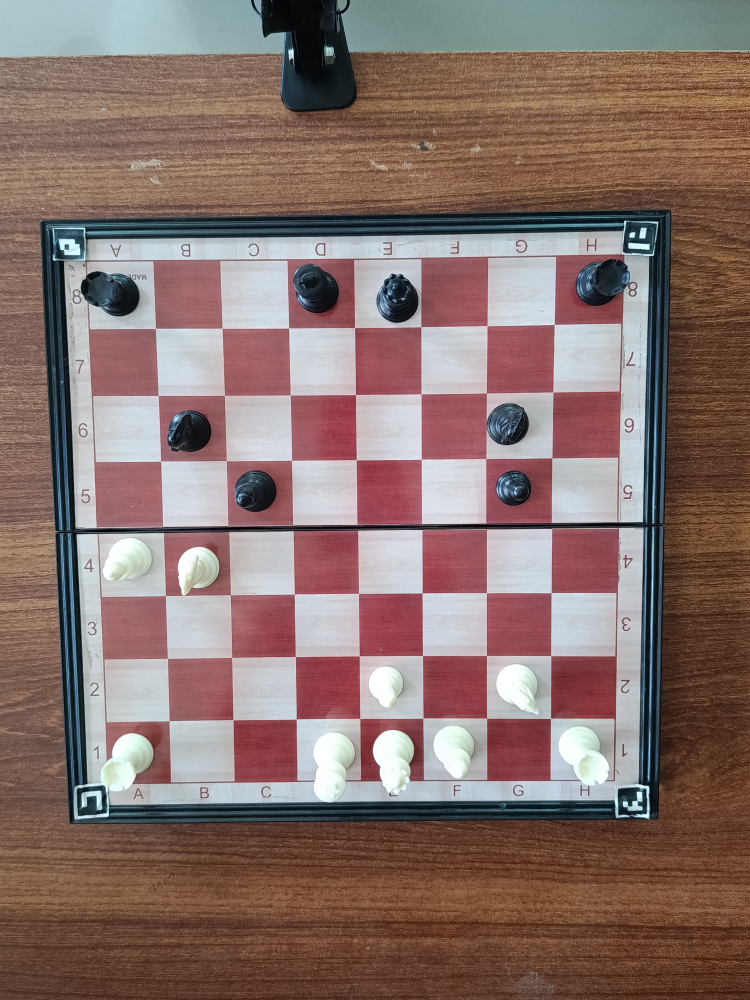
#> input picture images/1776239742879.jpg, 3000 x 4000 px (shown at 1/4 size)
$ python -i aruco_calibration.py   (imports and definitions only)
#> lines starting #> are read from the running program, lines starting #| are printed output that depends on the picture
#> further down, picture is the input picture: shape (4000, 3000, 3); mean B, G, R 107.2, 112.7, 135.8
"""
aruco_calibration.py
━━━━━━━━━━━━━━━━━━━━━━━━━━━━━━━━━━━━━━━━━━━━━━━━━━━━━━━━━
Chess Robot — Board Calibration Phase

WHAT THIS DOES:
  1. Reads live frames from Redis (put there by folder_to_redis.py / camera)
  2. Detects ArUco markers with IDs: 10 (TL), 11 (TR), 12 (BR), 13 (BL)
  3. Shows a live annotated visualization with per-marker lock status
  4. ACCUMULATES markers across frames — each marker locks independently:
       • Marker seen MIN_SEEN_TO_LOCK times → LOCKED (position averaged)
       • All 4 locked → auto-save board_cache.json
     This means: ID10 from frame 1, ID11 from frame 5 → both count!
  5. Asks you to run main.py in the next terminal

REDIS KEYS READ:
  latest_frame     → JPEG bytes of current frame
  latest_frame_id  → frame counter (used to detect new frames)

OUTPUT FILE:
  board_cache.json → cached corner points + perspective matrix

HOW TO RUN:
  Terminal 1: python camera_capture_android.py
  Terminal 2: python aruco_calibration.py
  Terminal 3: python main.py  (after calibration succeeds)
"""

import cv2
import numpy as np
import redis
import json
import time
import sys
import os

# ── Config ────────────────────────────────────────────────────────────────────
REDIS_HOST     = "127.0.0.1"
REDIS_PORT     = 6379
CACHE_FILE     = "board_cache.json"

# Marker IDs and their board positions (from white's perspective, white=bottom)
# ID  → (label, board_corner_index)
#   corner index for perspective warp:
#   0=top-left, 1=top-right, 2=bottom-right, 3=bottom-left  (of warped output)
MARKER_CONFIG = {
    12: {"label": "TL", "corner_idx": 0, "color_bgr": (0, 255, 0)},    # Green - Top Left (a8)
    13: {"label": "TR", "corner_idx": 1, "color_bgr": (0, 200, 255)},  # Yellow - Top Right (h8)
    11: {"label": "BR", "corner_idx": 2, "color_bgr": (255, 100, 0)},  # Orange - Bottom Right (h1)
    10: {"label": "BL", "corner_idx": 3, "color_bgr": (255, 0, 200)},  # Pink - Bottom Left (a1)
}

MIN_SEEN_TO_LOCK = 3     # how many times a marker must be seen before it's "locked"
                         # lower = faster but less stable; 3 is a good balance
WARP_SIZE        = 640   # output square board image size (pixels)
DISPLAY_WIDTH    = 900   # total display window width
DISPLAY_HEIGHT   = 600   # total display window height

# ── Robust ArUco Detector Setup ───────────────────────────────────────────────
# Try multiple dictionaries — use whichever one detects your markers
ARUCO_DICTS_TO_TRY = [
    cv2.aruco.DICT_4X4_50,
    cv2.aruco.DICT_4X4_100,
    cv2.aruco.DICT_4X4_250,
    cv2.aruco.DICT_5X5_100,
    cv2.aruco.DICT_6X6_250,
]

# [21 lines left out: function make_detector, not called in this run]

# Build a list of detectors to try in order (strict → relaxed)
DETECTORS = []
# [3 lines not run here, left out]

# ── Image Pre-processing ──────────────────────────────────────────────────────
def preprocess_for_aruco(frame):
    """
    Returns a list of candidate images to try ArUco detection on.
    Tries: original gray, CLAHE enhanced, sharpened, high contrast
    More candidates = better chance of detection in poor lighting.
    """
    gray = cv2.cvtColor(frame, cv2.COLOR_BGR2GRAY)
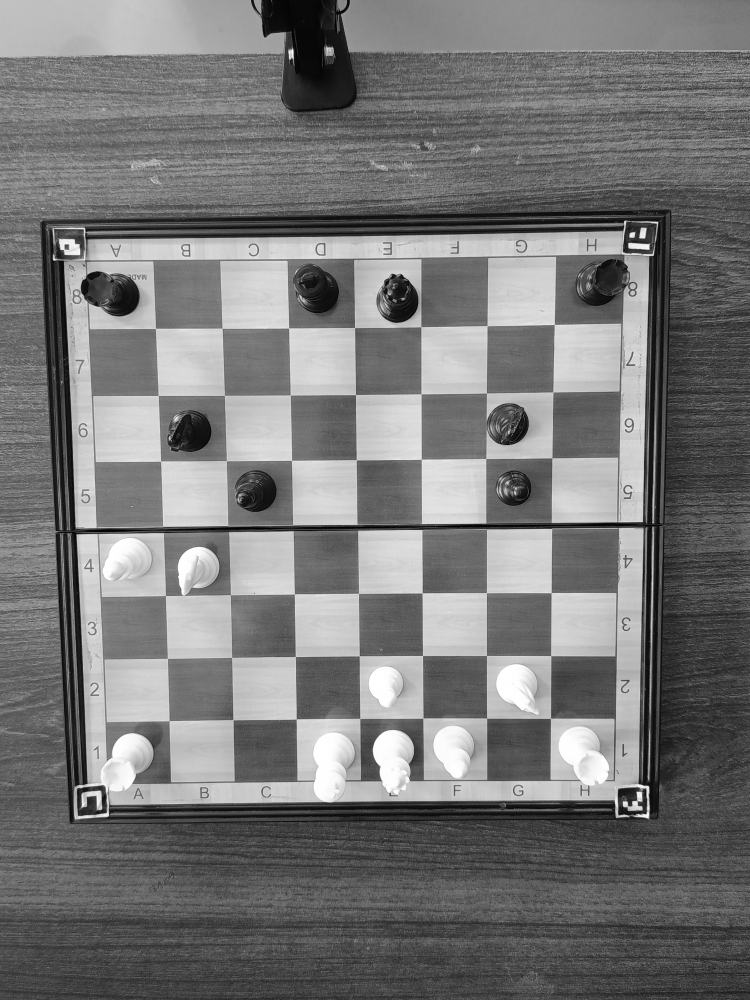
#> gray: shape (4000, 3000) (shown at 1/4 size); min 0, max 255, mean 119
    candidates = [gray]

    # CLAHE — adaptive contrast enhancement (best for uneven lighting)
    clahe = cv2.createCLAHE(clipLimit=2.5, tileGridSize=(8, 8))
    candidates.append(clahe.apply(gray))

    # Sharpened — helps with slight blur from phone camera
    kernel = np.array([[0, -1, 0], [-1, 5, -1], [0, -1, 0]])
    sharpened = cv2.filter2D(gray, -1, kernel)
    candidates.append(sharpened)

    # High contrast stretch
    p2, p98 = np.percentile(gray, (2, 98))
#> p2 = 18; p98 = 222
    stretched = np.clip((gray.astype(float) - p2) / (p98 - p2 + 1e-6) * 255, 0, 255).astype(np.uint8)
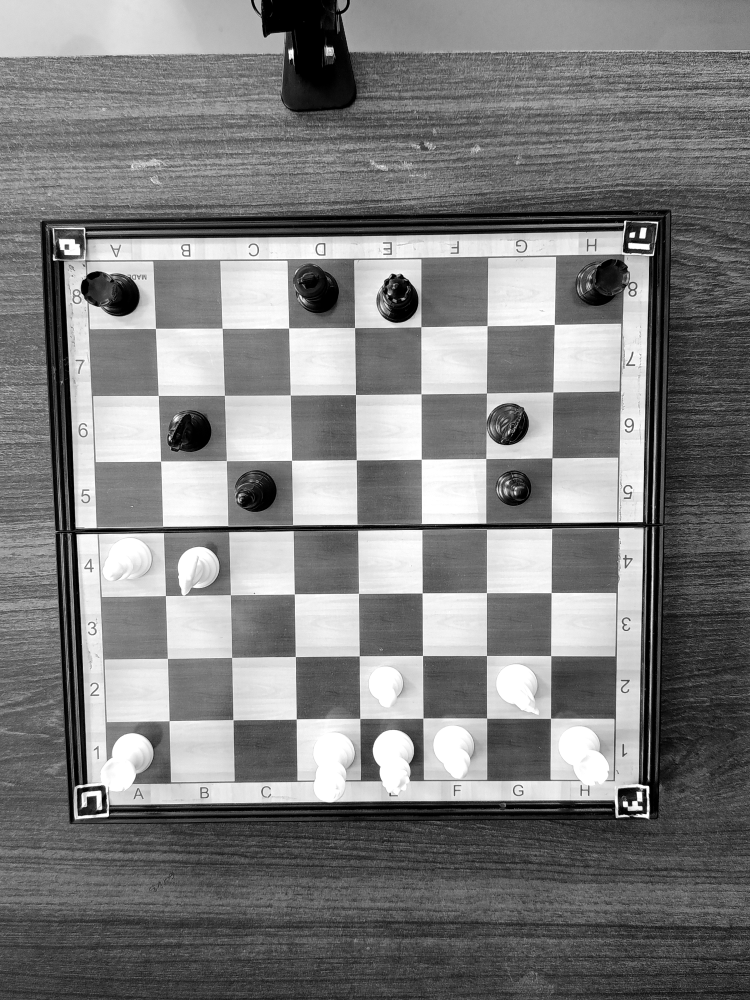
#> stretched: shape (4000, 3000) (shown at 1/4 size); min 0, max 255, mean 125.3
    candidates.append(stretched)

    # Bilateral filter — removes noise while keeping edges (good for blur)
    bilateral = cv2.bilateralFilter(gray, 9, 75, 75)
    candidates.append(bilateral)

    return candidates

# ── Core Detection ────────────────────────────────────────────────────────────
# [65 lines left out: functions detect_aruco_markers, compute_warp_matrix, not called in this run]

# ── Visualization ─────────────────────────────────────────────────────────────
FONT       = cv2.FONT_HERSHEY_SIMPLEX
FONT_BOLD  = cv2.FONT_HERSHEY_DUPLEX
STATUS_W   = 280   # right-side status panel width

# [475 lines left out: functions draw_marker_on_frame, draw_board_outline, build_status_panel, build_display, save_cache, load_cache and 4 more, not called in this run]

# [2 lines not run here, left out]
# [450 lines of commented-out code are left out]

>>> import cv2
>>> picture = cv2.imread('images/1776239742879.jpg')
>>> result = preprocess_for_aruco(picture)
#> result = 5 items

$ run again, on images/1776239742917.jpg
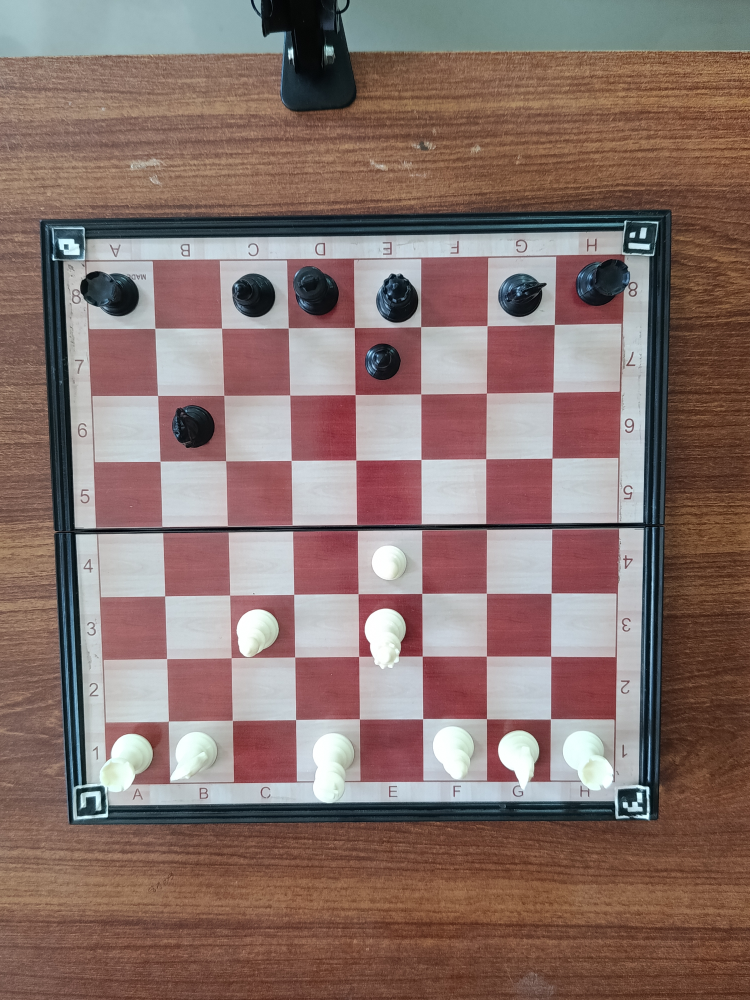
#> input picture images/1776239742917.jpg, 3000 x 4000 px (shown at 1/4 size)
#> picture is the input picture: shape (4000, 3000, 3); mean B, G, R 107.6, 113.5, 136.4
#> in preprocess_for_aruco, `gray = cv2.cvtColor(frame, cv2.COLOR_BGR2GRAY)`:
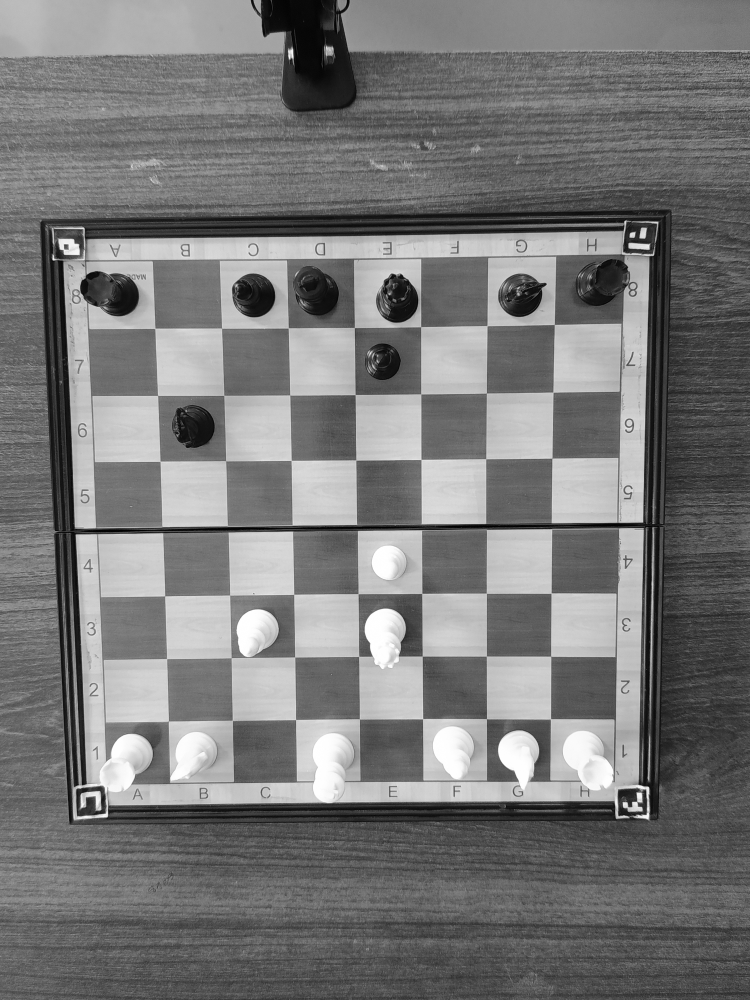
#> gray: shape (4000, 3000) (shown at 1/4 size); min 0, max 255, mean 119.7
#> p2 = 19; p98 = 216
#> in preprocess_for_aruco, `stretched = np.clip((gray.astype(float) - p2) / (p98 - p2 + 1e-6) * 25..`:
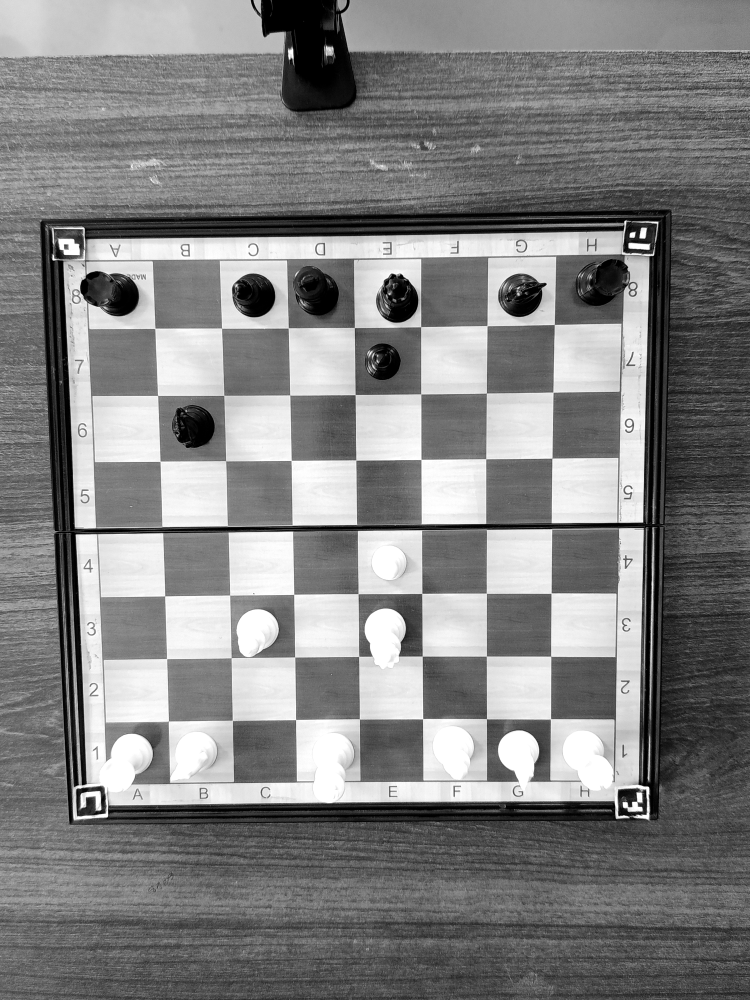
#> stretched: shape (4000, 3000) (shown at 1/4 size); min 0, max 255, mean 129.3
#> result = 5 items
